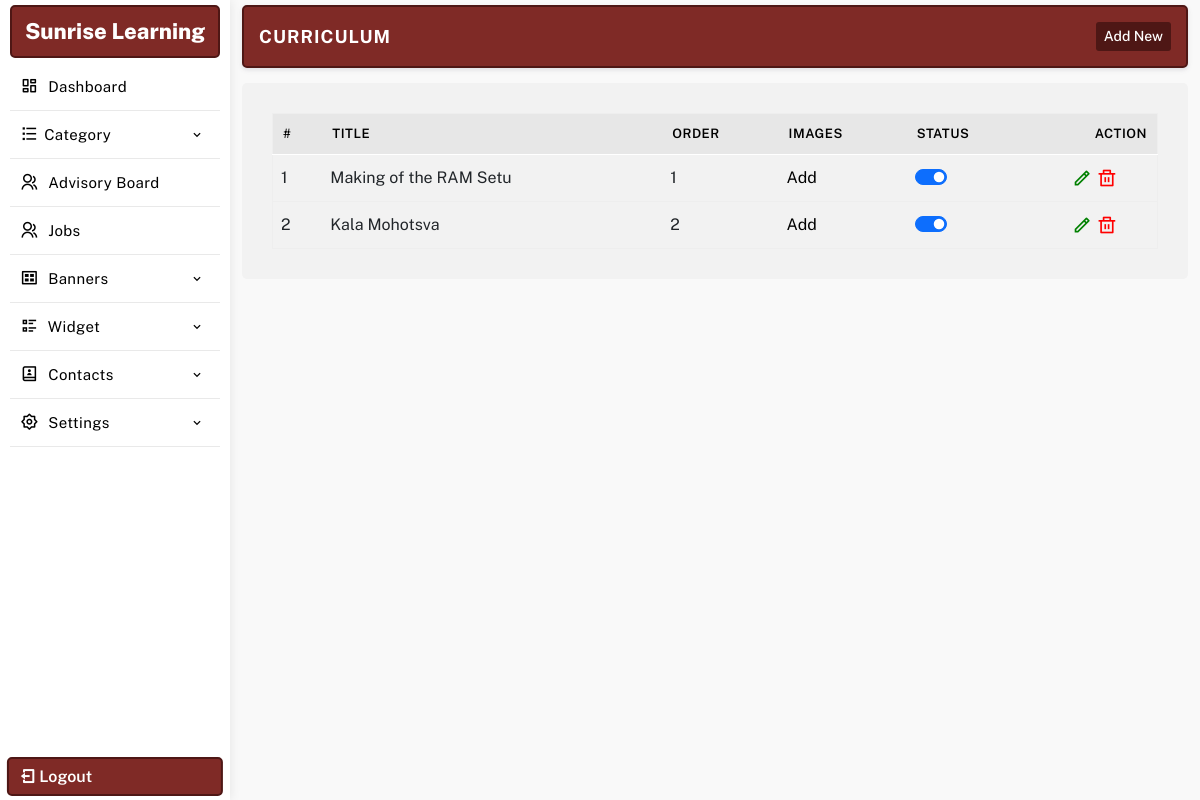
The app's page /manager/curriculum.php (signed in) with its own data.
### tables this page shows
CREATE TABLE `settings` (
  `id` int(11) NOT NULL,
  `web_name` varchar(255) NOT NULL,
  `email_id` varchar(255) NOT NULL,
  `alternate_email_id` varchar(255) NOT NULL,
  `contact_no` varchar(255) NOT NULL,
  `alternate_no` varchar(255) NOT NULL,
  `whatsapp_no` varchar(255) NOT NULL,
  `address` text NOT NULL,
  `youtubelink` varchar(255) NOT NULL,
  `map_iframe` longtext NOT NULL,
  `facebook` varchar(255) NOT NULL,
  `youtube` varchar(255) NOT NULL,
  `instagram` varchar(255) NOT NULL,
  `twitter` varchar(255) NOT NULL,
  `linkedin` varchar(255) NOT NULL,
  `logo` varchar(255) NOT NULL,
  `meta_title` varchar(255) NOT NULL,
  `meta_keywords` varchar(255) NOT NULL,
  `meta_desc` text NOT NULL,
  `smart_classroom_desc` text DEFAULT NULL,
  `smart_classroom_text` varchar(255) DEFAULT '1st Smart Classroom',
  `brochure_file` varchar(500) DEFAULT '',
  `footerdesc` text NOT NULL,
  `googletag` text NOT NULL,
  `headercenterline` varchar(255) NOT NULL
);

CREATE TABLE `curriculum` (
  `id` int(11) NOT NULL,
  `type` int(11) NOT NULL,
  `title` varchar(255) NOT NULL,
  `url` varchar(255) NOT NULL,
  `desc` longtext NOT NULL,
  `sdesc` text NOT NULL,
  `file` varchar(255) NOT NULL,
  `author` varchar(255) NOT NULL,
  `order` varchar(255) NOT NULL,
  `date` varchar(255) NOT NULL,
  `status` int(11) NOT NULL,
  `metatitle` varchar(255) NOT NULL,
  `metakeywords` varchar(255) NOT NULL,
  `metadesc` text NOT NULL
);

### manager/database/db.php (called while the page is built, shortened)
<?php session_start();
$con = mysqli_connect( DB_HOST, DB_USER, DB_PASSWORD, DB_NAME);
$sqlsetting = mysqli_query($con,"SELECT * FROM `settings`");
$rwlinks = mysqli_fetch_array($sqlsetting);
$websitename = $rwlinks['web_name'];
?>

### manager/config.php (called while the page is built)
<?php include 'database/db.php'; ?>

### manager/curriculum.php (the view, shortened to what this page needs)
<?php include 'config.php';
$title = 'Curriculum';
	include 'include/header.php';
	include 'include/sidebar.php';
 ?>
<section class="main-dashboard">
<div class="container-fluid">
<div class="row">
<div class="col-md-12">
	<div class="page-title">
		<div class="title">
			<h3><?=$title;?></h3>
		</div>
		<div class="createbtn">
			<a href="createcurriculum.php"> Add New</a>
		</div>
	</div>
</div>
<div class="col-md-12">
	<div class="page-content">
		<table class="table table-hover" id="myTable">
			<thead>
				<tr>
					<th>#</th>
					<th>Title</th>
					<th>Order</th>
					 <th>Images</th>
					<th>Status</th>
					<th class="text-end">Action</th>
				</tr>
			</thead>
			<tbody>
			<?php
				$sqlnews  = mysqli_query($con, "SELECT * FROM `curriculum` ORDER BY id ASC");
				if(mysqli_num_rows($sqlnews)){
					$serial = 1;
					while($rwnews = mysqli_fetch_assoc($sqlnews)){
						$id = $rwnews['id'];
			 ?>
				<tr id='remove<?php echo $id; ?>'>
					<td><?php echo $serial; ?></td>
					<td><?=$rwnews['title'];?></td>
					<td><?=$rwnews['order'];?></td>
					 <td><a href="addcurriculumimage.php?id=<?=$rwnews['id'];?>">Add</a></td>
					<td>
						<div class="form-check form-switch">
							<?php $checked = $rwnews['status']==1 ? "checked" : ""; ?>
						  <input class="form-check-input" type="checkbox" data-table="curriculum" ide="<?=$id;?>" <?=$checked;?>>
						</div>
					</td>
					<td class="text-center">
						<a href="updatecurriculum.php?id=<?=$id; ?>" class="editbtn ri-pencil-line" ></a>
						<a href="javascript:"  ide="<?=$id; ?>" class='delbtn ri-delete-bin-line' ></a>
					</td>
				</tr>
		<?php $serial++; }} ?>
			</tbody>
		</table>
	</div>
</div>
</div>
</div>
</section>
<?php
	include "include/footer.php";
?>

### manager/include/sidebar.php (shortened to what this page needs)
<aside class="sidebar-menu-dashboard">
<div class="logo-n-toggle">
	<a href="dashboard.php"><?=$websitename;?></a>
</div>
<nav class="menu">
<ul class="aside-menu">
<li class="menu-item ">
	<a href="dashboard.php" class="menu-link">
	<span class="link-text"><i class="ri-dashboard-line"></i> Dashboard</span>
	</a>
</li>
<li class="menu-item has-submenu">
	<a href="javascript:" class="menu-link" id="parent-menu">
	<span class="link-text"><i class="ri-list-check"></i>Category</span>
	<i class='bx bx-chevron-down'></i>
	</a>
</li>
<li class="menu-item ">
	<a href="advisoryboard.php" class="menu-link">
	<span class="link-text"><i class="ri-group-line"></i> Advisory Board</span>
	</a>
</li>
<li class="menu-item ">
	<a href="jobs.php" class="menu-link">
	<span class="link-text"><i class="ri-group-line"></i> Jobs</span>
	</a>
</li>
<li class="menu-item has-submenu">
<a href="javascript:" class="menu-link orders" id="parent-menu">
<span class="link-text"><i class="ri-gallery-view"></i> Banners</span>
<i class='bx bx-chevron-down'></i>
</a>
</li>
<li class="menu-item has-submenu">
<a href="javascript:" class="menu-link" id="parent-menu">
<div>
<span class="link-text"><i class="ri-list-check-2"></i> Widget</span>
</div>
<i class='bx bx-chevron-down'></i>
</a>
</li>
<li class="menu-item has-submenu">
<a href="javascript:" class="menu-link orders" id="parent-menu">
<div>
<span class="link-text"><i class="ri-contacts-book-2-line"></i> Contacts</span>
</div>
<i class='bx bx-chevron-down'></i>
</a>
</li>
<li class="menu-item has-submenu">
<a href="javascript:" class="menu-link orders" id="parent-menu">
<div>
<span class="link-text"><i class="ri-settings-2-line"></i> Settings</span>
</div>
<i class='bx bx-chevron-down'></i>
</a>
</li>
</ul>
</nav>
<a href="logout.php" class="logout-fixed"><i class="ri-logout-box-line"></i> Logout</a>
</aside>

### manager/css/style.css (style rules this page uses)
* { margin: 0; padding: 0; box-sizing: border-box; font-family: "Public Sans", sans-serif; }
:root { --text1-color: #a7a7a7; --primary-color: #7F2A26; --secondary-color: #4e1715; }
table { margin: 0 !important;border: 1px solid #eee !important; }
table thead { background: #e7e7e7;border-bottom: 1px solid #fff;color: #fff; }
table thead tr th { font-weight: 600 !important;font-size: 13px;border-bottom: 0 !important;padding: 10px !important;color: #000;text-transform: uppercase;letter-spacing: .5px; }
tr td { vertical-align: middle; }
p,h1,h2,h3,h4,h5,h6 { margin: 0; }
a { text-decoration: none; color: #000; }
ul { list-style: none; padding: 0; margin: 0; }
.addimage, .editbtn,.delbtn { font-size: 20px; }
.editbtn { color: green; }
.delbtn { color: red; }
aside { width: 230px; height: 100vh; transition: all .4s linear; float: left; box-shadow: 1px 0 10px rgb(0 0 0 / 8%); position: relative; padding: 5px 10px; }
.logo-n-toggle { display: flex; justify-content: center; align-items: center; padding: 8px 10px; border: 2px solid var(--secondary-color); border-radius: 5px; background: var(--primary-color); }
.logo-n-toggle a { display: block; transition: display .4s linear; color: #fff; text-align: center; font-weight: 800; font-size: 22px; }
.logo-n-toggle a:before, .logo-n-toggle a:after { width: 12px; height: 12px; display: inline-block; border: 4px solid var(--primary-color); border-radius: 50%; margin: 0 5px; }
.logout-fixed { position: absolute; bottom: 4px; left: 50%; padding: 5px 10px; width: 94%; color: #fff; margin: auto; transform: translateX(-50%); border-radius: 5px; border: 2px solid var(--secondary-color); font-weight: 600; background: var(--primary-color); transition: .3s linear; }
.page-title { padding: 15px; border-radius: 5px; border: 2px solid var(--secondary-color); display: flex; align-items: center; justify-content: space-between; margin-bottom: 15px; box-shadow: 0 .125rem .25rem rgba(165,163,174,.3); background: #fff; background: var(--primary-color); }
.page-title .title h3 { font-size: 18px; color: #fff; text-transform: uppercase; font-weight: 700; letter-spacing: 1px; }
.page-title .createbtn { display: flex; align-items: center; gap: 10px; }
.page-title .createbtn a { font-size: 14px; display: flex; align-items: center; justify-content: center; border-radius: 3px; padding: 4px 8px; font-weight: 500; background: var(--secondary-color); color: #fff; transition: .3s ease; }
.page-content { background: #fff;padding: 30px;border-radius: 5px;background: #f2f2f2; }
aside .menu { height: 88%; overflow: auto; padding: 5px 0; }
.aside-menu .menu-item { transition: all .2s linear; position: relative; }
.aside-menu .menu-item > .menu-link { text-decoration: none; display: block; padding: 10px 10px; display: flex; justify-content: space-between; align-items: center; white-space: nowrap; border-bottom: 1px solid #e9e9e9; }
.aside-menu .menu-item > .menu-link i { color: #000; font-size: 18px; margin-right: 5px; display: inline-block; }
.aside-menu .menu-item > .menu-link .bx-chevron-down, .aside-menu .menu-item > .menu-link .link-text { transition: all .2s linear; color: #000; font-size: 15px; letter-spacing: 0.4px; font-weight: 400; }
.aside-menu .menu-item > .menu-link span::after { content: ""; font-family: FontAwesome; }
section.main-dashboard { float: left; width: calc(100% - 230px); transition: all .4s linear; overflow: auto; height: 100vh; padding: 5px 0; background: #f9f9f9; }

### records on screen
settings: web_name "Sunrise Learning"
curriculum: title "Making of the RAM Setu", order "1"
curriculum: title "Kala Mohotsva", order "2"

### other values on screen
$title "CURRICULUM"
